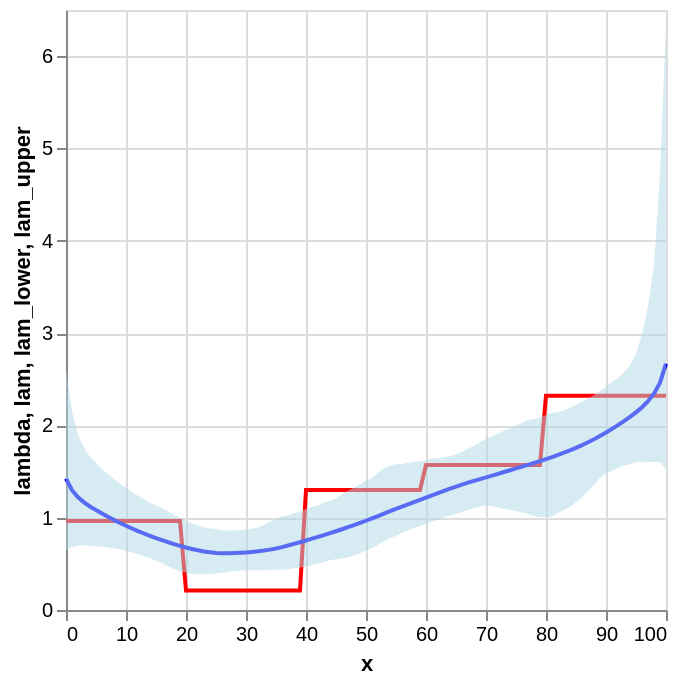

The notebook cell saved with this chart:
### Code cell
# Extract posterior mean of mu from MCMC samples
lam = mcmc_samples["lam"].mean(axis=0)
lam_lower = jnp.percentile(mcmc_samples["lam"], 2.5, axis=0)
lam_upper = jnp.percentile(mcmc_samples["lam"], 97.5, axis=0)

df_results = df_expanded[["x", "lambda"]].drop_duplicates().reset_index(drop=True)
df_results["lam"] = lam
df_results["lam_lower"] = lam_lower
df_results["lam_upper"] = lam_upper

# Visualize results
true_line = alt.Chart(df_results).mark_line(color="red").encode(x="x", y="lambda")
mean_line = alt.Chart(df_results).mark_line(color="blue").encode(x="x", y="lam")
bands = (
    alt.Chart(df_results)
    .mark_area(color="lightblue", opacity=0.5)
    .encode(
        x="x",
        y="lam_lower:Q",
        y2="lam_upper:Q",
    )
)
true_line + mean_line + bands

### Figure 1 — Vega-Lite specification as saved in the notebook (floating-point values rounded to 4 significant figures)
{"config": {"view": {"continuousWidth": 300, "continuousHeight": 300}}, "layer": [{"mark": {"type": "line", "color": "red"}, "encoding": {"x": {"field": "x", "type": "quantitative"}, "y": {"field": "lambda", "type": "quantitative"}}}, {"mark": {"type": "line", "color": "blue"}, "encoding": {"x": {"field": "x", "type": "quantitative"}, "y": {"field": "lam", "type": "quantitative"}}}, {"mark": {"type": "area", "color": "lightblue", "opacity": 0.5}, "encoding": {"x": {"field": "x", "type": "quantitative"}, "y": {"field": "lam_lower", "type": "quantitative"}, "y2": {"field": "lam_upper"}}}], "data": {"name": "data-08b8f3548f7fbfa6372f8b0610bf5d37"}, "$schema": "https://vega.github.io/schema/vega-lite/v6.1.0.json", "datasets": {"data-08b8f3548f7fbfa6372f8b0610bf5d37": [{"x": 0, "lambda": 0.9647, "lam": 1.423, "lam_lower": 0.6475, "lam_upper": 2.611}, {"x": 1, "lambda": 0.9647, "lam": 1.298, "lam_lower": 0.6817, "lam_upper": 2.15}, {"x": 2, "lambda": 0.9647, "lam": 1.221, "lam_lower": 0.6927, "lam_upper": 1.896}, {"x": 3, "lambda": 0.9647, "lam": 1.166, "lam_lower": 0.7006, "lam_upper": 1.759}, {"x": 4, "lambda": 0.9647, "lam": 1.122, "lam_lower": 0.6953, "lam_upper": 1.66}, {"x": 5, "lambda": 0.9647, "lam": 1.082, "lam_lower": 0.6916, "lam_upper": 1.596}, {"x": 6, "lambda": 0.9647, "lam": 1.045, "lam_lower": 0.6878, "lam_upper": 1.525}, {"x": 7, "lambda": 0.9647, "lam": 1.01, "lam_lower": 0.6772, "lam_upper": 1.474}, {"x": 8, "lambda": 0.9647, "lam": 0.9756, "lam_lower": 0.6682, "lam_upper": 1.416}, {"x": 9, "lambda": 0.9647, "lam": 0.9432, "lam_lower": 0.6571, "lam_upper": 1.366}, {"x": 10, "lambda": 0.9647, "lam": 0.9123, "lam_lower": 0.6425, "lam_upper": 1.324}, {"x": 11, "lambda": 0.9647, "lam": 0.8829, "lam_lower": 0.6234, "lam_upper": 1.277}, {"x": 12, "lambda": 0.9647, "lam": 0.8551, "lam_lower": 0.6052, "lam_upper": 1.237}, {"x": 13, "lambda": 0.9647, "lam": 0.8287, "lam_lower": 0.5824, "lam_upper": 1.201}, {"x": 14, "lambda": 0.9647, "lam": 0.8035, "lam_lower": 0.5597, "lam_upper": 1.163}, {"x": 15, "lambda": 0.9647, "lam": 0.7794, "lam_lower": 0.5329, "lam_upper": 1.136}, {"x": 16, "lambda": 0.9647, "lam": 0.7564, "lam_lower": 0.5055, "lam_upper": 1.101}, {"x": 17, "lambda": 0.9647, "lam": 0.7346, "lam_lower": 0.4738, "lam_upper": 1.068}, {"x": 18, "lambda": 0.9647, "lam": 0.7141, "lam_lower": 0.445, "lam_upper": 1.031}, {"x": 19, "lambda": 0.9647, "lam": 0.6949, "lam_lower": 0.4187, "lam_upper": 0.9976}, {"x": 20, "lambda": 0.2102, "lam": 0.6771, "lam_lower": 0.4057, "lam_upper": 0.967}, {"x": 21, "lambda": 0.2102, "lam": 0.6609, "lam_lower": 0.3903, "lam_upper": 0.9361}, {"x": 22, "lambda": 0.2102, "lam": 0.6465, "lam_lower": 0.3834, "lam_upper": 0.9143}, {"x": 23, "lambda": 0.2102, "lam": 0.6342, "lam_lower": 0.3863, "lam_upper": 0.8927}, {"x": 24, "lambda": 0.2102, "lam": 0.6246, "lam_lower": 0.3889, "lam_upper": 0.8842}, {"x": 25, "lambda": 0.2102, "lam": 0.6185, "lam_lower": 0.3953, "lam_upper": 0.8766}, {"x": 26, "lambda": 0.2102, "lam": 0.6157, "lam_lower": 0.4041, "lam_upper": 0.8626}, {"x": 27, "lambda": 0.2102, "lam": 0.6153, "lam_lower": 0.4136, "lam_upper": 0.8613}, {"x": 28, "lambda": 0.2102, "lam": 0.6168, "lam_lower": 0.4206, "lam_upper": 0.8624}, {"x": 29, "lambda": 0.2102, "lam": 0.6196, "lam_lower": 0.4271, "lam_upper": 0.8684}, {"x": 30, "lambda": 0.2102, "lam": 0.6237, "lam_lower": 0.4307, "lam_upper": 0.8734}, {"x": 31, "lambda": 0.2102, "lam": 0.6289, "lam_lower": 0.4304, "lam_upper": 0.881}, {"x": 32, "lambda": 0.2102, "lam": 0.6355, "lam_lower": 0.4317, "lam_upper": 0.8938}, {"x": 33, "lambda": 0.2102, "lam": 0.6439, "lam_lower": 0.4315, "lam_upper": 0.9248}, {"x": 34, "lambda": 0.2102, "lam": 0.6542, "lam_lower": 0.4334, "lam_upper": 0.9571}, {"x": 35, "lambda": 0.2102, "lam": 0.6667, "lam_lower": 0.435, "lam_upper": 0.9792}, {"x": 36, "lambda": 0.2102, "lam": 0.6815, "lam_lower": 0.4369, "lam_upper": 1.014}, {"x": 37, "lambda": 0.2102, "lam": 0.6981, "lam_lower": 0.4426, "lam_upper": 1.024}, {"x": 38, "lambda": 0.2102, "lam": 0.716, "lam_lower": 0.4528, "lam_upper": 1.05}, {"x": 39, "lambda": 0.2102, "lam": 0.7344, "lam_lower": 0.4612, "lam_upper": 1.067}, {"x": 40, "lambda": 1.3, "lam": 0.7533, "lam_lower": 0.4722, "lam_upper": 1.094}, {"x": 41, "lambda": 1.3, "lam": 0.7724, "lam_lower": 0.4871, "lam_upper": 1.115}, {"x": 42, "lambda": 1.3, "lam": 0.7919, "lam_lower": 0.5013, "lam_upper": 1.136}, {"x": 43, "lambda": 1.3, "lam": 0.8118, "lam_lower": 0.5206, "lam_upper": 1.162}, {"x": 44, "lambda": 1.3, "lam": 0.8322, "lam_lower": 0.54, "lam_upper": 1.183}, {"x": 45, "lambda": 1.3, "lam": 0.8532, "lam_lower": 0.5497, "lam_upper": 1.209}, {"x": 46, "lambda": 1.3, "lam": 0.8748, "lam_lower": 0.5575, "lam_upper": 1.253}, {"x": 47, "lambda": 1.3, "lam": 0.8967, "lam_lower": 0.5717, "lam_upper": 1.291}, {"x": 48, "lambda": 1.3, "lam": 0.9193, "lam_lower": 0.5908, "lam_upper": 1.323}, {"x": 49, "lambda": 1.3, "lam": 0.9426, "lam_lower": 0.6148, "lam_upper": 1.363}, {"x": 50, "lambda": 1.3, "lam": 0.9669, "lam_lower": 0.644, "lam_upper": 1.4}, {"x": 51, "lambda": 1.3, "lam": 0.992, "lam_lower": 0.6738, "lam_upper": 1.434}, {"x": 52, "lambda": 1.3, "lam": 1.018, "lam_lower": 0.7074, "lam_upper": 1.487}, {"x": 53, "lambda": 1.3, "lam": 1.045, "lam_lower": 0.7409, "lam_upper": 1.535}, {"x": 54, "lambda": 1.3, "lam": 1.071, "lam_lower": 0.7759, "lam_upper": 1.566}, {"x": 55, "lambda": 1.3, "lam": 1.096, "lam_lower": 0.805, "lam_upper": 1.579}, {"x": 56, "lambda": 1.3, "lam": 1.12, "lam_lower": 0.8367, "lam_upper": 1.581}, {"x": 57, "lambda": 1.3, "lam": 1.145, "lam_lower": 0.8633, "lam_upper": 1.596}, {"x": 58, "lambda": 1.3, "lam": 1.169, "lam_lower": 0.887, "lam_upper": 1.603}, {"x": 59, "lambda": 1.3, "lam": 1.193, "lam_lower": 0.9097, "lam_upper": 1.611}, {"x": 60, "lambda": 1.572, "lam": 1.218, "lam_lower": 0.9335, "lam_upper": 1.622}, {"x": 61, "lambda": 1.572, "lam": 1.242, "lam_lower": 0.9576, "lam_upper": 1.637}, {"x": 62, "lambda": 1.572, "lam": 1.267, "lam_lower": 0.9812, "lam_upper": 1.644}, {"x": 63, "lambda": 1.572, "lam": 1.291, "lam_lower": 1.003, "lam_upper": 1.655}, {"x": 64, "lambda": 1.572, "lam": 1.314, "lam_lower": 1.024, "lam_upper": 1.665}, {"x": 65, "lambda": 1.572, "lam": 1.336, "lam_lower": 1.04, "lam_upper": 1.687}, {"x": 66, "lambda": 1.572, "lam": 1.358, "lam_lower": 1.061, "lam_upper": 1.714}, {"x": 67, "lambda": 1.572, "lam": 1.379, "lam_lower": 1.082, "lam_upper": 1.749}, {"x": 68, "lambda": 1.572, "lam": 1.399, "lam_lower": 1.103, "lam_upper": 1.78}, {"x": 69, "lambda": 1.572, "lam": 1.418, "lam_lower": 1.122, "lam_upper": 1.816}, {"x": 70, "lambda": 1.572, "lam": 1.436, "lam_lower": 1.131, "lam_upper": 1.852}, {"x": 71, "lambda": 1.572, "lam": 1.455, "lam_lower": 1.123, "lam_upper": 1.88}, {"x": 72, "lambda": 1.572, "lam": 1.475, "lam_lower": 1.114, "lam_upper": 1.911}, {"x": 73, "lambda": 1.572, "lam": 1.495, "lam_lower": 1.094, "lam_upper": 1.944}, {"x": 74, "lambda": 1.572, "lam": 1.514, "lam_lower": 1.085, "lam_upper": 1.968}, {"x": 75, "lambda": 1.572, "lam": 1.534, "lam_lower": 1.069, "lam_upper": 1.997}, {"x": 76, "lambda": 1.572, "lam": 1.553, "lam_lower": 1.057, "lam_upper": 2.029}, {"x": 77, "lambda": 1.572, "lam": 1.572, "lam_lower": 1.041, "lam_upper": 2.059}, {"x": 78, "lambda": 1.572, "lam": 1.592, "lam_lower": 1.019, "lam_upper": 2.067}, {"x": 79, "lambda": 1.572, "lam": 1.613, "lam_lower": 1.004, "lam_upper": 2.089}, {"x": 80, "lambda": 2.322, "lam": 1.634, "lam_lower": 1.007, "lam_upper": 2.111}, {"x": 81, "lambda": 2.322, "lam": 1.656, "lam_lower": 1.012, "lam_upper": 2.136}, {"x": 82, "lambda": 2.322, "lam": 1.679, "lam_lower": 1.05, "lam_upper": 2.143}, {"x": 83, "lambda": 2.322, "lam": 1.704, "lam_lower": 1.079, "lam_upper": 2.163}, {"x": 84, "lambda": 2.322, "lam": 1.729, "lam_lower": 1.117, "lam_upper": 2.191}, {"x": 85, "lambda": 2.322, "lam": 1.756, "lam_lower": 1.169, "lam_upper": 2.221}, {"x": 86, "lambda": 2.322, "lam": 1.786, "lam_lower": 1.22, "lam_upper": 2.258}, {"x": 87, "lambda": 2.322, "lam": 1.817, "lam_lower": 1.286, "lam_upper": 2.288}, {"x": 88, "lambda": 2.322, "lam": 1.85, "lam_lower": 1.354, "lam_upper": 2.33}, {"x": 89, "lambda": 2.322, "lam": 1.886, "lam_lower": 1.432, "lam_upper": 2.373}, {"x": 90, "lambda": 2.322, "lam": 1.923, "lam_lower": 1.475, "lam_upper": 2.416}, {"x": 91, "lambda": 2.322, "lam": 1.962, "lam_lower": 1.509, "lam_upper": 2.471}, {"x": 92, "lambda": 2.322, "lam": 2.003, "lam_lower": 1.537, "lam_upper": 2.514}, {"x": 93, "lambda": 2.322, "lam": 2.046, "lam_lower": 1.566, "lam_upper": 2.569}, {"x": 94, "lambda": 2.322, "lam": 2.092, "lam_lower": 1.58, "lam_upper": 2.647}, {"x": 95, "lambda": 2.322, "lam": 2.141, "lam_lower": 1.6, "lam_upper": 2.771}, {"x": 96, "lambda": 2.322, "lam": 2.196, "lam_lower": 1.606, "lam_upper": 2.989}, {"x": 97, "lambda": 2.322, "lam": 2.261, "lam_lower": 1.603, "lam_upper": 3.283}, {"x": 98, "lambda": 2.322, "lam": 2.343, "lam_lower": 1.604, "lam_upper": 3.731}, {"x": 99, "lambda": 2.322, "lam": 2.463, "lam_lower": 1.604, "lam_upper": 4.719}, {"x": 100, "lambda": 2.322, "lam": 2.669, "lam_lower": 1.524, "lam_upper": 6.349}]}}
